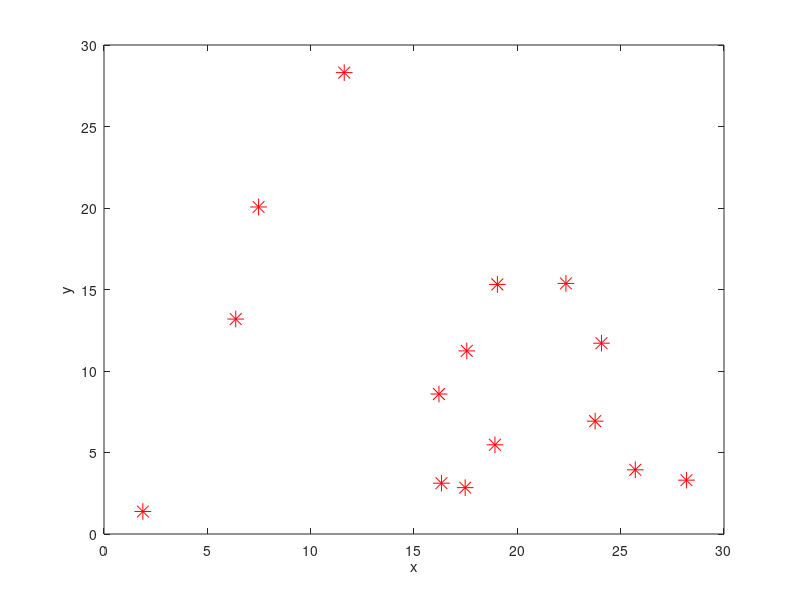

Source code (MATLAB): (Note: this script raises an error after producing the figure.)
% A.13(P11.5) 蚁群算法求解旅行商问题（TSP）示例
%  简易蚁群优化算法（ACO）示例
%  求解旅行商问题（TSP），主程序调用3个辅助函数
%  TSP问题初始化
Nc = 15;  %  城市数量
x = zeros(Nc, 1);
y = zeros(Nc, 1);
%  随机生成城市坐标
for jj = 1:Nc
    x(jj) = rand*30;
    y(jj) = rand*30;
end
%  绘制TSP问题地图
figure(1)
plot(x, y, 'r*', 'MarkerSize', 12);
hold on;
xlabel('x');  ylabel('y');
%  生成城市间距离矩阵
D = zeros(Nc, Nc);
for i = 1: Nc
    for j = 1: Nc
        D(i, j) = sqrt((x(i) - x(j))^2 +(y(i) - y(j))^2);
    end
end
%  蚁群算法（ACO）开始
%  初始化
S = zeros(Nc, Nc);  %  能见度矩阵
for i = 1: Nc
    for j = 1: Nc
        if(D(i, j) == 0)
            S(i, j) = 0;
        else
            S(i, j) = 1/D(i, j);
        end
    end
end
Na = 30;  %  蚂蚁数量
niter = 20;  %  迭代次数
alpha = 1;  %  能见度影响因子
beta = 4;  %  信息素影响因子
t = 0.0001*ones(Nc);  %  初始信息素浓度
elim = 0.97;  %  通用距离修正系数
ev = 0.15;  %  信息素蒸发系数
Ip = zeros(Na, Nc);  %  记录蚂蚁在城市中的位置
%  主迭代过程
for  jj = 1:niter
    %  初始化蚂蚁位置（分配到不同城市）
    for i = 1:Na
        Ip(i, 1) = fix(1 + rand*(Nc - 1));  %  随机分配初始城市
    end
    %  为每只蚂蚁生成路径，调用antTour函数
    [tour] = antTour(Ip, Na, Nc, S, t, alpha, beta);
    %  路径闭合
    tour = horzcat(tour, tour(:, 1));
    %  计算每只蚂蚁路径总长度（调用calcDist函数）
    [dist, f] = calcDist(Na, Nc, D, tour, elim);
    %  更新信息素（调用traceUpdt函数）
    [t] = traceUpdt(Na, Nc, t, tour, f, ev);
    mean_dist(jj) = mean(dist);
    %  提取本轮最优路径
    [min_dist(jj), best_index] = min(dist);
    best_tour(jj, :) = tour(best_index, :);
    itercount(jj) = jj;
end
%  结果展示，绘制最优路径
[K, L] = min(min_dist);
for i = 1:(Nc + 1)
    aux = best_tour(L, i);
    X(i) = x(aux);
    Y(i) = y(aux);
end
plot(X, Y, '--bo');
xlabel('X');  ylabel('Y');
disp('最优路径总长度')
num2str(K)
%  搜索过程可视化
figure(2)
plot(itercount, mean_dist, 'm');
xlabel('迭代次数');  ylabel('平均距离');

%  函数定义
%  生成蚂蚁路径
function [new_places] = antTour(Ip, Na, Nc, S, t, alpha, beta)
for  i = 1: Na
    mS = S;
    for j = 1:(Nc - 1)
        c = Ip(i, j);
        mS(:, c) = 0;
        aux = (t(c, :).^beta).*(mS(c, :).^alpha);
        sm = (sum(aux));
        p = (1/sm).*aux;
        r = rand;
        sm = 0;
        for  k = 1: Nc
            sm = sm + p(k);
            if r <= sm
                Ip(i, j + 1) = k;
                break;
            end
        end
    end
end
new_places = Ip;
end

%  路径长度计算
function [dist, f] = calcDist(Na, Nc, D, atour, elim)
for i = 1: Na
    aux = 0;
    for j = 1: Nc
        aux = aux + D(atour(i, j), atour(i, j + 1));
    end
    f(i) = aux;
end
dist = f;
f = f -(elim*min(f));
end

%  信息素更新
function [t] = traceUpdt(Na, Nc, t, tour, f, ev)
for i = 1: Na
    for j = 1: Nc
        dt = 1/f(i);
        aux1 = tour(i, j);
        aux2 = tour(i, j + 1);
        t(aux1, aux2) = dt + ((1 - ev)*t(aux1, aux2));
    end
end
end
